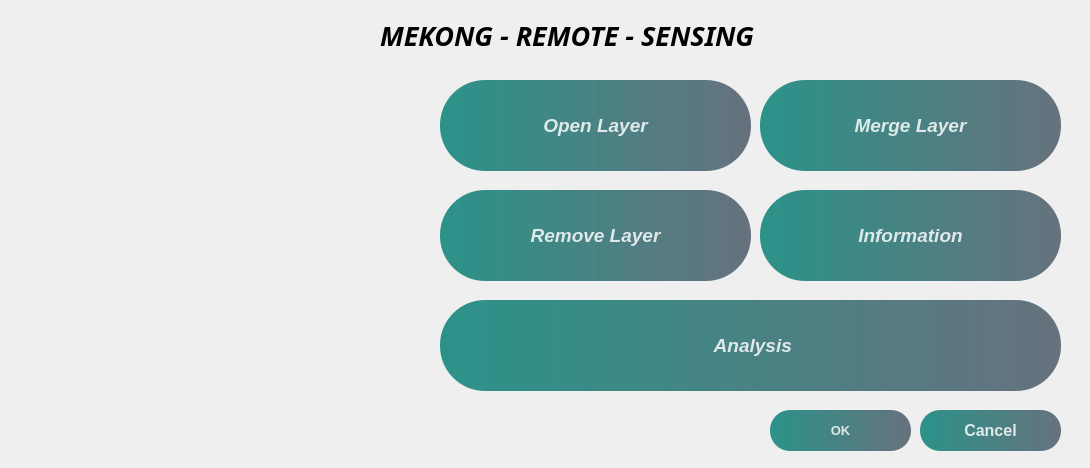
<?xml version="1.0" encoding="UTF-8"?>
<ui version="4.0">
 <class>MekongRemoteSensingDialogBase</class>
 <widget class="QDialog" name="MekongRemoteSensingDialogBase">
  <property name="geometry">
   <rect>
    <x>0</x>
    <y>0</y>
    <width>1090</width>
    <height>468</height>
   </rect>
  </property>
  <property name="windowTitle">
   <string>MeKong Remote Sensing</string>
  </property>
  <property name="styleSheet">
   <string notr="true"/>
  </property>
  <widget class="QPushButton" name="pushButton">
   <property name="geometry">
    <rect>
     <x>440</x>
     <y>300</y>
     <width>621</width>
     <height>91</height>
    </rect>
   </property>
   <property name="font">
    <font>
     <family>Arial</family>
     <pointsize>14</pointsize>
     <weight>75</weight>
     <italic>true</italic>
     <bold>true</bold>
    </font>
   </property>
   <property name="styleSheet">
    <string notr="true">QPushButton{
	background-color: qlineargradient(spread:pad, x1:0, y1:0, x2:1, y2:0, stop:0 rgba(11, 131, 120, 219), stop:1 rgba(85, 98, 112, 226));
	color: rgba(255, 255, 255, 210);
	border-radius:45px;
}
QPushButton:hover{	
	background-color: qlineargradient(spread:pad, x1:0, y1:0, x2:1, y2:0, stop:0 rgba(150, 123, 111, 219), stop:1 rgba(85, 81, 84, 226));
}
QPushButton:pressed{
	padding-left:5px;
	padding-top:5px;
	background-color:rgba(150, 123, 111, 255);
}

</string>
   </property>
   <property name="text">
    <string> Analysis</string>
   </property>
   <property name="icon">
    <iconset>
     <normaloff>../../../../../../../../../Pictures/Phim/phantich.png</normaloff>../../../../../../../../../Pictures/Phim/phantich.png</iconset>
   </property>
   <property name="iconSize">
    <size>
     <width>80</width>
     <height>80</height>
    </size>
   </property>
  </widget>
  <widget class="QPushButton" name="pushButton_3">
   <property name="geometry">
    <rect>
     <x>440</x>
     <y>80</y>
     <width>311</width>
     <height>91</height>
    </rect>
   </property>
   <property name="font">
    <font>
     <family>Arial</family>
     <pointsize>14</pointsize>
     <weight>75</weight>
     <italic>true</italic>
     <bold>true</bold>
    </font>
   </property>
   <property name="styleSheet">
    <string notr="true">QPushButton{
	background-color: qlineargradient(spread:pad, x1:0, y1:0, x2:1, y2:0, stop:0 rgba(11, 131, 120, 219), stop:1 rgba(85, 98, 112, 226));
	color: rgba(255, 255, 255, 210);
	border-radius:45px;
}
QPushButton:hover{	
	background-color: qlineargradient(spread:pad, x1:0, y1:0, x2:1, y2:0, stop:0 rgba(150, 123, 111, 219), stop:1 rgba(85, 81, 84, 226));
}
QPushButton:pressed{
	padding-left:5px;
	padding-top:5px;
	background-color:rgba(150, 123, 111, 255);
}




</string>
   </property>
   <property name="text">
    <string>Open Layer</string>
   </property>
   <property name="icon">
    <iconset>
     <normaloff>../../../../../../../../../Pictures/Phim/openlayer1.png</normaloff>../../../../../../../../../Pictures/Phim/openlayer1.png</iconset>
   </property>
   <property name="iconSize">
    <size>
     <width>128</width>
     <height>80</height>
    </size>
   </property>
  </widget>
  <widget class="QLabel" name="label_2">
   <property name="geometry">
    <rect>
     <x>380</x>
     <y>0</y>
     <width>471</width>
     <height>71</height>
    </rect>
   </property>
   <property name="minimumSize">
    <size>
     <width>381</width>
     <height>0</height>
    </size>
   </property>
   <property name="font">
    <font>
     <family>Franklin Gothic Demi</family>
     <pointsize>20</pointsize>
     <italic>true</italic>
    </font>
   </property>
   <property name="cursor">
    <cursorShape>ArrowCursor</cursorShape>
   </property>
   <property name="styleSheet">
    <string notr="true"/>
   </property>
   <property name="text">
    <string>&lt;html&gt;&lt;head/&gt;&lt;body&gt;&lt;p&gt;&lt;span style=&quot; font-weight:600;&quot;&gt;MEKONG - REMOTE - SENSING&lt;/span&gt;&lt;/p&gt;&lt;/body&gt;&lt;/html&gt;</string>
   </property>
  </widget>
  <widget class="QPushButton" name="pushButton_2">
   <property name="geometry">
    <rect>
     <x>440</x>
     <y>190</y>
     <width>311</width>
     <height>91</height>
    </rect>
   </property>
   <property name="font">
    <font>
     <family>Arial</family>
     <pointsize>14</pointsize>
     <weight>75</weight>
     <italic>true</italic>
     <bold>true</bold>
    </font>
   </property>
   <property name="styleSheet">
    <string notr="true">QPushButton{
	background-color: qlineargradient(spread:pad, x1:0, y1:0, x2:1, y2:0, stop:0 rgba(11, 131, 120, 219), stop:1 rgba(85, 98, 112, 226));
	color: rgba(255, 255, 255, 210);
	border-radius:45px;
}
QPushButton:hover{	
	background-color: qlineargradient(spread:pad, x1:0, y1:0, x2:1, y2:0, stop:0 rgba(150, 123, 111, 219), stop:1 rgba(85, 81, 84, 226));
}
QPushButton:pressed{
	padding-left:5px;
	padding-top:5px;
	background-color:rgba(150, 123, 111, 255);
}
</string>
   </property>
   <property name="text">
    <string>Remove Layer</string>
   </property>
   <property name="icon">
    <iconset>
     <normaloff>../../../../../../../../../Pictures/Phim/remove1.png</normaloff>../../../../../../../../../Pictures/Phim/remove1.png</iconset>
   </property>
   <property name="iconSize">
    <size>
     <width>80</width>
     <height>100</height>
    </size>
   </property>
  </widget>
  <widget class="QPushButton" name="pushButton_4">
   <property name="geometry">
    <rect>
     <x>760</x>
     <y>80</y>
     <width>301</width>
     <height>91</height>
    </rect>
   </property>
   <property name="font">
    <font>
     <family>Arial</family>
     <pointsize>14</pointsize>
     <weight>75</weight>
     <italic>true</italic>
     <bold>true</bold>
    </font>
   </property>
   <property name="styleSheet">
    <string notr="true">QPushButton{
	background-color: qlineargradient(spread:pad, x1:0, y1:0, x2:1, y2:0, stop:0 rgba(11, 131, 120, 219), stop:1 rgba(85, 98, 112, 226));
	color: rgba(255, 255, 255, 210);
	border-radius:45px;
}
QPushButton:hover{	
	background-color: qlineargradient(spread:pad, x1:0, y1:0, x2:1, y2:0, stop:0 rgba(150, 123, 111, 219), stop:1 rgba(85, 81, 84, 226));
}
QPushButton:pressed{
	padding-left:5px;
	padding-top:5px;
	background-color:rgba(150, 123, 111, 255);
}

</string>
   </property>
   <property name="text">
    <string>Merge Layer</string>
   </property>
   <property name="icon">
    <iconset>
     <normaloff>../../../../../../../../../Pictures/Phim/developing2.png</normaloff>../../../../../../../../../Pictures/Phim/developing2.png</iconset>
   </property>
   <property name="iconSize">
    <size>
     <width>100</width>
     <height>85</height>
    </size>
   </property>
  </widget>
  <widget class="QPushButton" name="pushButton_5">
   <property name="geometry">
    <rect>
     <x>760</x>
     <y>190</y>
     <width>301</width>
     <height>91</height>
    </rect>
   </property>
   <property name="font">
    <font>
     <family>Arial</family>
     <pointsize>14</pointsize>
     <weight>75</weight>
     <italic>true</italic>
     <bold>true</bold>
    </font>
   </property>
   <property name="styleSheet">
    <string notr="true">QPushButton{
	background-color: qlineargradient(spread:pad, x1:0, y1:0, x2:1, y2:0, stop:0 rgba(11, 131, 120, 219), stop:1 rgba(85, 98, 112, 226));
	color: rgba(255, 255, 255, 210);
	border-radius:45px;
}
QPushButton:hover{	
	background-color: qlineargradient(spread:pad, x1:0, y1:0, x2:1, y2:0, stop:0 rgba(150, 123, 111, 219), stop:1 rgba(85, 81, 84, 226));
}
QPushButton:pressed{
	padding-left:5px;
	padding-top:5px;
	background-color:rgba(150, 123, 111, 255);
}
</string>
   </property>
   <property name="text">
    <string>Information</string>
   </property>
   <property name="icon">
    <iconset>
     <normaloff>../../../../../../../../../Pictures/Phim/developing1.png</normaloff>../../../../../../../../../Pictures/Phim/developing1.png</iconset>
   </property>
   <property name="iconSize">
    <size>
     <width>80</width>
     <height>80</height>
    </size>
   </property>
  </widget>
  <widget class="QLabel" name="label">
   <property name="geometry">
    <rect>
     <x>20</x>
     <y>80</y>
     <width>411</width>
     <height>311</height>
    </rect>
   </property>
   <property name="text">
    <string/>
   </property>
   <property name="pixmap">
    <pixmap>../../../../../../../../../Pictures/Phim/DBSCL.png</pixmap>
   </property>
  </widget>
  <widget class="QPushButton" name="pushButton_6">
   <property name="geometry">
    <rect>
     <x>770</x>
     <y>410</y>
     <width>141</width>
     <height>41</height>
    </rect>
   </property>
   <property name="font">
    <font>
     <family>Arial</family>
     <pointsize>10</pointsize>
     <weight>75</weight>
     <bold>true</bold>
    </font>
   </property>
   <property name="styleSheet">
    <string notr="true">QPushButton{
	background-color: qlineargradient(spread:pad, x1:0, y1:0, x2:1, y2:0, stop:0 rgba(11, 131, 120, 219), stop:1 rgba(85, 98, 112, 226));
	color: rgba(255, 255, 255, 210);
	border-radius: 20px;
}
QPushButton:hover{	
	background-color: qlineargradient(spread:pad, x1:0, y1:0, x2:1, y2:0, stop:0 rgba(150, 123, 111, 219), stop:1 rgba(85, 81, 84, 226));
}
QPushButton:pressed{
	padding-left:5px;
	padding-top:5px;
	background-color:rgba(150, 123, 111, 255);
}
</string>
   </property>
   <property name="text">
    <string>OK</string>
   </property>
  </widget>
  <widget class="QPushButton" name="pushButton_7">
   <property name="geometry">
    <rect>
     <x>920</x>
     <y>410</y>
     <width>141</width>
     <height>41</height>
    </rect>
   </property>
   <property name="font">
    <font>
     <family>Arial</family>
     <pointsize>12</pointsize>
     <weight>75</weight>
     <bold>true</bold>
    </font>
   </property>
   <property name="styleSheet">
    <string notr="true">QPushButton{
	background-color: qlineargradient(spread:pad, x1:0, y1:0, x2:1, y2:0, stop:0 rgba(11, 131, 120, 219), stop:1 rgba(85, 98, 112, 226));
	color: rgba(255, 255, 255, 210);
	border-radius: 20px;
}
QPushButton:hover{	
	background-color: qlineargradient(spread:pad, x1:0, y1:0, x2:1, y2:0, stop:0 rgba(150, 123, 111, 219), stop:1 rgba(85, 81, 84, 226));
}
QPushButton:pressed{
	padding-left:5px;
	padding-top:5px;
	background-color:rgba(150, 123, 111, 255);
}
</string>
   </property>
   <property name="text">
    <string>Cancel</string>
   </property>
  </widget>
 </widget>
 <resources/>
 <connections/>
</ui>
